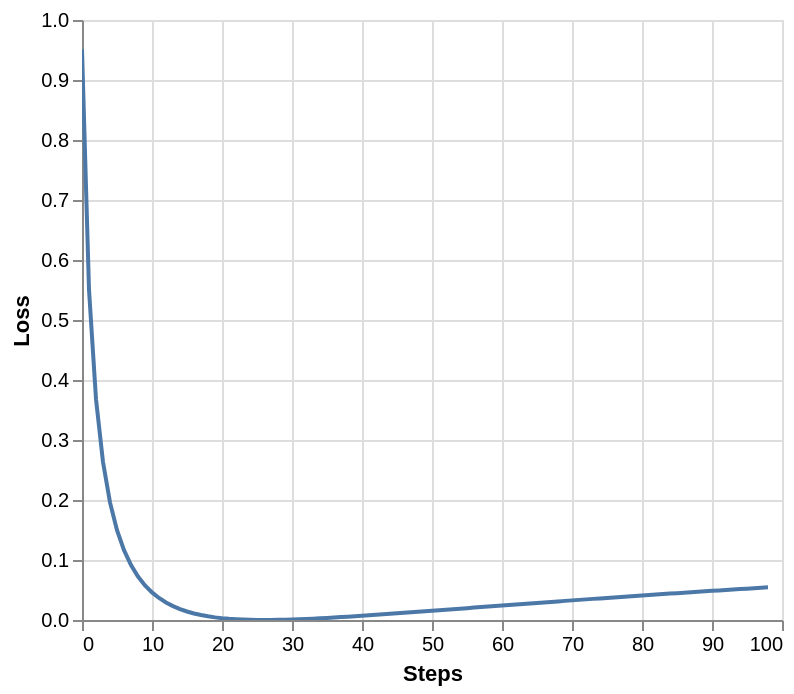

The code cell stored with this chart in its notebook:
### Markdown cell above
## Label Smoothing Penalization

This example shows how label smoothing penalizes the model when it becomes too confident about one prediction.

### Code cell
def loss(x, crit):
    d = x + 3

    predict = torch.FloatTensor(
        [[0, x / d, 1 / d, 1 / d, 1 / d]]
    )

    # Avoid log(0) with newer PyTorch versions
    predict = predict.clamp_min(1e-9)

    return crit(
        predict.log(),
        torch.LongTensor([1])
    ).data


def penalization_visualization():
    crit = LabelSmoothing(5, 0, 0.1)

    loss_data = pd.DataFrame(
        {
            "Loss": [
                loss(x, crit)
                for x in range(1, 100)
            ],
            "Steps": list(range(99)),
        }
    ).astype("float")

    chart = (
        alt.Chart(loss_data)
        .mark_line()
        .properties(width=350)
        .encode(
            x="Steps",
            y="Loss"
        )
        .interactive()
    )

    return chart


chart = penalization_visualization()
display(chart)

### Figure 1 — Vega-Lite specification as saved in the notebook (floating-point values rounded to 4 significant figures)
{"config": {"view": {"continuousWidth": 300, "continuousHeight": 300}}, "data": {"name": "data-3faffc1e2a38f16075511afec51fac7b"}, "mark": {"type": "line"}, "encoding": {"x": {"field": "Steps", "type": "quantitative"}, "y": {"field": "Loss", "type": "quantitative"}}, "params": [{"name": "param_1e9efca18e7a2868", "select": {"type": "interval", "encodings": ["x", "y"]}, "bind": "scales"}], "width": 350, "$schema": "https://vega.github.io/schema/vega-lite/v6.4.1.json", "datasets": {"data-3faffc1e2a38f16075511afec51fac7b": [{"Loss": 0.9514, "Steps": 0.0}, {"Loss": 0.5507, "Steps": 1.0}, {"Loss": 0.3681, "Steps": 2.0}, {"Loss": 0.2633, "Steps": 3.0}, {"Loss": 0.196, "Steps": 4.0}, {"Loss": 0.1497, "Steps": 5.0}, {"Loss": 0.1163, "Steps": 6.0}, {"Loss": 0.09145, "Steps": 7.0}, {"Loss": 0.07246, "Steps": 8.0}, {"Loss": 0.05768, "Steps": 9.0}, {"Loss": 0.04601, "Steps": 10.0}, {"Loss": 0.03669, "Steps": 11.0}, {"Loss": 0.02919, "Steps": 12.0}, {"Loss": 0.02312, "Steps": 13.0}, {"Loss": 0.01818, "Steps": 14.0}, {"Loss": 0.01416, "Steps": 15.0}, {"Loss": 0.0109, "Steps": 16.0}, {"Loss": 0.008244, "Steps": 17.0}, {"Loss": 0.006103, "Steps": 18.0}, {"Loss": 0.004391, "Steps": 19.0}, {"Loss": 0.003039, "Steps": 20.0}, {"Loss": 0.001993, "Steps": 21.0}, {"Loss": 0.001208, "Steps": 22.0}, {"Loss": 0.0006442, "Steps": 23.0}, {"Loss": 0.0002721, "Steps": 24.0}, {"Loss": 6.469e-05, "Steps": 25.0}, {"Loss": 0.0, "Steps": 26.0}, {"Loss": 5.892e-05, "Steps": 27.0}, {"Loss": 0.0002254, "Steps": 28.0}, {"Loss": 0.0004857, "Steps": 29.0}, {"Loss": 0.0008278, "Steps": 30.0}, {"Loss": 0.001242, "Steps": 31.0}, {"Loss": 0.001718, "Steps": 32.0}, {"Loss": 0.002249, "Steps": 33.0}, {"Loss": 0.002829, "Steps": 34.0}, {"Loss": 0.00345, "Steps": 35.0}, {"Loss": 0.004109, "Steps": 36.0}, {"Loss": 0.0048, "Steps": 37.0}, {"Loss": 0.00552, "Steps": 38.0}, {"Loss": 0.006264, "Steps": 39.0}, {"Loss": 0.007031, "Steps": 40.0}, {"Loss": 0.007816, "Steps": 41.0}, {"Loss": 0.008617, "Steps": 42.0}, {"Loss": 0.009433, "Steps": 43.0}, {"Loss": 0.01026, "Steps": 44.0}, {"Loss": 0.0111, "Steps": 45.0}, {"Loss": 0.01195, "Steps": 46.0}, {"Loss": 0.0128, "Steps": 47.0}, {"Loss": 0.01366, "Steps": 48.0}, {"Loss": 0.01453, "Steps": 49.0}, {"Loss": 0.0154, "Steps": 50.0}, {"Loss": 0.01627, "Steps": 51.0}, {"Loss": 0.01714, "Steps": 52.0}, {"Loss": 0.01802, "Steps": 53.0}, {"Loss": 0.0189, "Steps": 54.0}, {"Loss": 0.01978, "Steps": 55.0}, {"Loss": 0.02065, "Steps": 56.0}, {"Loss": 0.02153, "Steps": 57.0}, {"Loss": 0.02241, "Steps": 58.0}, {"Loss": 0.02328, "Steps": 59.0}, {"Loss": 0.02415, "Steps": 60.0}, {"Loss": 0.02502, "Steps": 61.0}, {"Loss": 0.02589, "Steps": 62.0}, {"Loss": 0.02675, "Steps": 63.0}, {"Loss": 0.02761, "Steps": 64.0}, {"Loss": 0.02847, "Steps": 65.0}, {"Loss": 0.02933, "Steps": 66.0}, {"Loss": 0.03018, "Steps": 67.0}, {"Loss": 0.03103, "Steps": 68.0}, {"Loss": 0.03187, "Steps": 69.0}, {"Loss": 0.03271, "Steps": 70.0}, {"Loss": 0.03354, "Steps": 71.0}, {"Loss": 0.03438, "Steps": 72.0}, {"Loss": 0.0352, "Steps": 73.0}, {"Loss": 0.03603, "Steps": 74.0}, {"Loss": 0.03684, "Steps": 75.0}, {"Loss": 0.03766, "Steps": 76.0}, {"Loss": 0.03847, "Steps": 77.0}, {"Loss": 0.03927, "Steps": 78.0}, {"Loss": 0.04007, "Steps": 79.0}, {"Loss": 0.04087, "Steps": 80.0}, {"Loss": 0.04166, "Steps": 81.0}, {"Loss": 0.04245, "Steps": 82.0}, {"Loss": 0.04323, "Steps": 83.0}, {"Loss": 0.04401, "Steps": 84.0}, {"Loss": 0.04478, "Steps": 85.0}, {"Loss": 0.04555, "Steps": 86.0}, {"Loss": 0.04631, "Steps": 87.0}, {"Loss": 0.04707, "Steps": 88.0}, {"Loss": 0.04783, "Steps": 89.0}, {"Loss": 0.04858, "Steps": 90.0}, {"Loss": 0.04932, "Steps": 91.0}, {"Loss": 0.05006, "Steps": 92.0}, {"Loss": 0.0508, "Steps": 93.0}, {"Loss": 0.05153, "Steps": 94.0}, {"Loss": 0.05226, "Steps": 95.0}, {"Loss": 0.05299, "Steps": 96.0}, {"Loss": 0.05371, "Steps": 97.0}, {"Loss": 0.05442, "Steps": 98.0}]}}
